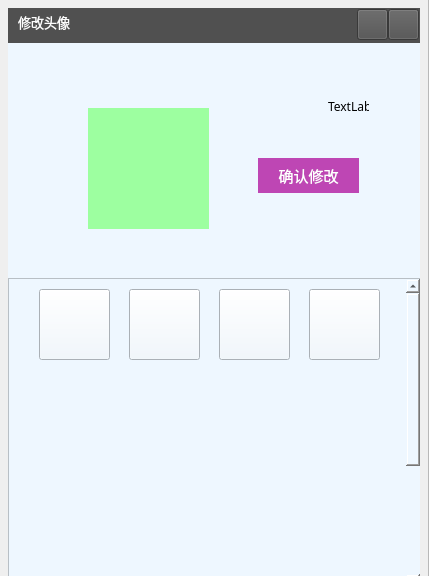
<?xml version="1.0" encoding="UTF-8"?>
<ui version="4.0">
 <class>inform</class>
 <widget class="QDialog" name="inform">
  <property name="geometry">
   <rect>
    <x>0</x>
    <y>0</y>
    <width>429</width>
    <height>576</height>
   </rect>
  </property>
  <property name="font">
   <font>
    <family>微软雅黑</family>
   </font>
  </property>
  <property name="windowTitle">
   <string>我的资料</string>
  </property>
  <property name="windowIcon">
   <iconset resource="image.qrc">
    <normaloff>:/image/victoricon2.png</normaloff>:/image/victoricon2.png</iconset>
  </property>
  <property name="toolTipDuration">
   <number>-1</number>
  </property>
  <widget class="QFrame" name="frame">
   <property name="geometry">
    <rect>
     <x>-1</x>
     <y>-1</y>
     <width>430</width>
     <height>600</height>
    </rect>
   </property>
   <property name="frameShape">
    <enum>QFrame::StyledPanel</enum>
   </property>
   <property name="frameShadow">
    <enum>QFrame::Raised</enum>
   </property>
   <widget class="QPushButton" name="pushButton_2">
    <property name="geometry">
     <rect>
      <x>350</x>
      <y>9</y>
      <width>35</width>
      <height>35</height>
     </rect>
    </property>
    <property name="styleSheet">
     <string notr="true">QPushButton{border-image: url(:/image/minimum2.png);}
QPushButton:hover{background: rgb(140, 210, 245);}</string>
    </property>
    <property name="text">
     <string/>
    </property>
   </widget>
   <widget class="QPushButton" name="pushButton">
    <property name="geometry">
     <rect>
      <x>385</x>
      <y>9</y>
      <width>35</width>
      <height>35</height>
     </rect>
    </property>
    <property name="styleSheet">
     <string notr="true">QPushButton{border-image: url(:/image/close2.png);}
QPushButton:hover{background:rgb(255, 44, 25);}</string>
    </property>
    <property name="text">
     <string/>
    </property>
   </widget>
   <widget class="QTextBrowser" name="textBrowser_5">
    <property name="geometry">
     <rect>
      <x>200</x>
      <y>440</y>
      <width>191</width>
      <height>41</height>
     </rect>
    </property>
    <property name="font">
     <font>
      <family>微软雅黑</family>
      <pointsize>10</pointsize>
     </font>
    </property>
    <property name="placeholderText">
     <string>地址</string>
    </property>
   </widget>
   <widget class="QWidget" name="widget" native="true">
    <property name="geometry">
     <rect>
      <x>9</x>
      <y>9</y>
      <width>412</width>
      <height>581</height>
     </rect>
    </property>
    <property name="font">
     <font>
      <pointsize>10</pointsize>
     </font>
    </property>
    <property name="styleSheet">
     <string notr="true">background-color: rgb(238, 247, 255);</string>
    </property>
    <widget class="QLabel" name="label_8">
     <property name="geometry">
      <rect>
       <x>0</x>
       <y>0</y>
       <width>412</width>
       <height>35</height>
      </rect>
     </property>
     <property name="styleSheet">
      <string notr="true">background-color: rgb(80, 80, 80);</string>
     </property>
     <property name="text">
      <string/>
     </property>
    </widget>
    <widget class="QPushButton" name="pushButton_4">
     <property name="geometry">
      <rect>
       <x>380</x>
       <y>1</y>
       <width>31</width>
       <height>31</height>
      </rect>
     </property>
     <property name="styleSheet">
      <string notr="true">QPushButton{border-image: url(:/image/close.png);background:rgb(80, 80, 80);}
QPushButton:hover{background: rgb(207, 0, 0);}</string>
     </property>
     <property name="text">
      <string/>
     </property>
    </widget>
    <widget class="QPushButton" name="pushButton_5">
     <property name="geometry">
      <rect>
       <x>349</x>
       <y>1</y>
       <width>31</width>
       <height>31</height>
      </rect>
     </property>
     <property name="styleSheet">
      <string notr="true">QPushButton{border-image: url(:/image/minimum.png);background:rgb(80, 80,80);}
QPushButton:hover{background: rgb(100, 100, 100);}</string>
     </property>
     <property name="text">
      <string/>
     </property>
    </widget>
    <widget class="QPushButton" name="pushButton_6">
     <property name="geometry">
      <rect>
       <x>140</x>
       <y>490</y>
       <width>131</width>
       <height>41</height>
      </rect>
     </property>
     <property name="font">
      <font>
       <family>微软雅黑</family>
       <pointsize>10</pointsize>
      </font>
     </property>
     <property name="styleSheet">
      <string notr="true">QPushButton{border-style:none;background: rgb(89, 164, 222);color: rgb(255, 255, 255);}
QPushButton:hover{background:rgb(100, 178, 232);color: rgb(255, 255, 255);}</string>
     </property>
     <property name="text">
      <string>保存</string>
     </property>
    </widget>
    <widget class="QLabel" name="label_9">
     <property name="geometry">
      <rect>
       <x>40</x>
       <y>103</y>
       <width>41</width>
       <height>20</height>
      </rect>
     </property>
     <property name="font">
      <font>
       <family>微软雅黑</family>
       <pointsize>10</pointsize>
      </font>
     </property>
     <property name="text">
      <string>&lt;html&gt;&lt;head/&gt;&lt;body&gt;&lt;p&gt;&lt;span style=&quot; color:#555555;&quot;&gt;昵  称&lt;/span&gt;&lt;/p&gt;&lt;/body&gt;&lt;/html&gt;</string>
     </property>
    </widget>
    <widget class="QLabel" name="label_10">
     <property name="geometry">
      <rect>
       <x>40</x>
       <y>313</y>
       <width>41</width>
       <height>20</height>
      </rect>
     </property>
     <property name="font">
      <font>
       <family>微软雅黑</family>
       <pointsize>10</pointsize>
      </font>
     </property>
     <property name="text">
      <string>&lt;html&gt;&lt;head/&gt;&lt;body&gt;&lt;p&gt;&lt;span style=&quot; color:#555555;&quot;&gt;地 址&lt;/span&gt;&lt;/p&gt;&lt;/body&gt;&lt;/html&gt;</string>
     </property>
    </widget>
    <widget class="QLabel" name="label_11">
     <property name="geometry">
      <rect>
       <x>40</x>
       <y>383</y>
       <width>41</width>
       <height>20</height>
      </rect>
     </property>
     <property name="font">
      <font>
       <family>微软雅黑</family>
       <pointsize>10</pointsize>
      </font>
     </property>
     <property name="text">
      <string>&lt;html&gt;&lt;head/&gt;&lt;body&gt;&lt;p&gt;&lt;span style=&quot; color:#555555;&quot;&gt;签  名&lt;/span&gt;&lt;/p&gt;&lt;/body&gt;&lt;/html&gt;</string>
     </property>
    </widget>
    <widget class="QTextEdit" name="textEdit1">
     <property name="geometry">
      <rect>
       <x>90</x>
       <y>380</y>
       <width>271</width>
       <height>61</height>
      </rect>
     </property>
     <property name="font">
      <font>
       <family>微软雅黑</family>
       <pointsize>10</pointsize>
      </font>
     </property>
     <property name="styleSheet">
      <string notr="true"/>
     </property>
    </widget>
    <widget class="QLineEdit" name="lineEdit">
     <property name="geometry">
      <rect>
       <x>90</x>
       <y>240</y>
       <width>271</width>
       <height>31</height>
      </rect>
     </property>
     <property name="font">
      <font>
       <family>微软雅黑</family>
       <pointsize>10</pointsize>
      </font>
     </property>
    </widget>
    <widget class="QLineEdit" name="lineEdit_2">
     <property name="geometry">
      <rect>
       <x>90</x>
       <y>100</y>
       <width>141</width>
       <height>31</height>
      </rect>
     </property>
     <property name="font">
      <font>
       <family>微软雅黑</family>
       <pointsize>10</pointsize>
      </font>
     </property>
    </widget>
    <widget class="QComboBox" name="comboBox">
     <property name="geometry">
      <rect>
       <x>290</x>
       <y>100</y>
       <width>71</width>
       <height>31</height>
      </rect>
     </property>
     <property name="font">
      <font>
       <family>微软雅黑</family>
       <pointsize>10</pointsize>
      </font>
     </property>
     <property name="styleSheet">
      <string notr="true"/>
     </property>
     <item>
      <property name="text">
       <string>男</string>
      </property>
     </item>
     <item>
      <property name="text">
       <string>女</string>
      </property>
     </item>
    </widget>
    <widget class="QLabel" name="label_12">
     <property name="geometry">
      <rect>
       <x>240</x>
       <y>103</y>
       <width>41</width>
       <height>20</height>
      </rect>
     </property>
     <property name="font">
      <font>
       <family>微软雅黑</family>
       <pointsize>10</pointsize>
      </font>
     </property>
     <property name="text">
      <string>&lt;html&gt;&lt;head/&gt;&lt;body&gt;&lt;p&gt;&lt;span style=&quot; color:#555555;&quot;&gt;性    别&lt;/span&gt;&lt;/p&gt;&lt;/body&gt;&lt;/html&gt;</string>
     </property>
    </widget>
    <widget class="QLabel" name="label_13">
     <property name="geometry">
      <rect>
       <x>40</x>
       <y>243</y>
       <width>41</width>
       <height>20</height>
      </rect>
     </property>
     <property name="font">
      <font>
       <family>微软雅黑</family>
       <pointsize>10</pointsize>
      </font>
     </property>
     <property name="text">
      <string>&lt;html&gt;&lt;head/&gt;&lt;body&gt;&lt;p&gt;&lt;span style=&quot; color:#555555;&quot;&gt;手  机&lt;/span&gt;&lt;/p&gt;&lt;/body&gt;&lt;/html&gt;</string>
     </property>
    </widget>
    <widget class="QComboBox" name="comboBox_2">
     <property name="geometry">
      <rect>
       <x>90</x>
       <y>310</y>
       <width>131</width>
       <height>31</height>
      </rect>
     </property>
     <property name="font">
      <font>
       <family>微软雅黑</family>
       <pointsize>10</pointsize>
      </font>
     </property>
     <item>
      <property name="text">
       <string>北京</string>
      </property>
     </item>
     <item>
      <property name="text">
       <string>天津</string>
      </property>
     </item>
     <item>
      <property name="text">
       <string>河北</string>
      </property>
     </item>
     <item>
      <property name="text">
       <string>山西</string>
      </property>
     </item>
     <item>
      <property name="text">
       <string>内蒙古</string>
      </property>
     </item>
     <item>
      <property name="text">
       <string>辽宁</string>
      </property>
     </item>
     <item>
      <property name="text">
       <string>吉林</string>
      </property>
     </item>
     <item>
      <property name="text">
       <string>黑龙江</string>
      </property>
     </item>
     <item>
      <property name="text">
       <string>上海</string>
      </property>
     </item>
     <item>
      <property name="text">
       <string>江苏</string>
      </property>
     </item>
     <item>
      <property name="text">
       <string>浙江</string>
      </property>
     </item>
     <item>
      <property name="text">
       <string>安徽</string>
      </property>
     </item>
     <item>
      <property name="text">
       <string>福建</string>
      </property>
     </item>
     <item>
      <property name="text">
       <string>江西</string>
      </property>
     </item>
     <item>
      <property name="text">
       <string>山东</string>
      </property>
     </item>
     <item>
      <property name="text">
       <string>河南</string>
      </property>
     </item>
     <item>
      <property name="text">
       <string>湖北</string>
      </property>
     </item>
     <item>
      <property name="text">
       <string>湖南</string>
      </property>
     </item>
     <item>
      <property name="text">
       <string>广东</string>
      </property>
     </item>
     <item>
      <property name="text">
       <string>广西</string>
      </property>
     </item>
     <item>
      <property name="text">
       <string>海南</string>
      </property>
     </item>
     <item>
      <property name="text">
       <string>重庆</string>
      </property>
     </item>
     <item>
      <property name="text">
       <string>四川</string>
      </property>
     </item>
     <item>
      <property name="text">
       <string>贵州</string>
      </property>
     </item>
     <item>
      <property name="text">
       <string>云南</string>
      </property>
     </item>
     <item>
      <property name="text">
       <string>西藏</string>
      </property>
     </item>
     <item>
      <property name="text">
       <string>陕西</string>
      </property>
     </item>
     <item>
      <property name="text">
       <string>甘肃</string>
      </property>
     </item>
     <item>
      <property name="text">
       <string>青海</string>
      </property>
     </item>
     <item>
      <property name="text">
       <string>宁夏</string>
      </property>
     </item>
     <item>
      <property name="text">
       <string>新疆</string>
      </property>
     </item>
     <item>
      <property name="text">
       <string>台湾</string>
      </property>
     </item>
     <item>
      <property name="text">
       <string>香港</string>
      </property>
     </item>
     <item>
      <property name="text">
       <string>澳门</string>
      </property>
     </item>
     <item>
      <property name="text">
       <string/>
      </property>
     </item>
    </widget>
    <widget class="QComboBox" name="comboBox_3">
     <property name="geometry">
      <rect>
       <x>230</x>
       <y>310</y>
       <width>131</width>
       <height>31</height>
      </rect>
     </property>
     <property name="font">
      <font>
       <family>微软雅黑</family>
       <pointsize>10</pointsize>
      </font>
     </property>
    </widget>
    <widget class="QLabel" name="label_14">
     <property name="geometry">
      <rect>
       <x>10</x>
       <y>4</y>
       <width>72</width>
       <height>21</height>
      </rect>
     </property>
     <property name="font">
      <font>
       <family>微软雅黑</family>
       <pointsize>10</pointsize>
      </font>
     </property>
     <property name="styleSheet">
      <string notr="true">background:transparent;</string>
     </property>
     <property name="text">
      <string>&lt;html&gt;&lt;head/&gt;&lt;body&gt;&lt;p&gt;&lt;span style=&quot; color:#ffffff;&quot;&gt;编辑资料&lt;/span&gt;&lt;/p&gt;&lt;/body&gt;&lt;/html&gt;</string>
     </property>
    </widget>
    <widget class="QLabel" name="label_15">
     <property name="geometry">
      <rect>
       <x>40</x>
       <y>170</y>
       <width>41</width>
       <height>20</height>
      </rect>
     </property>
     <property name="font">
      <font>
       <family>微软雅黑</family>
       <pointsize>10</pointsize>
      </font>
     </property>
     <property name="text">
      <string>&lt;html&gt;&lt;head/&gt;&lt;body&gt;&lt;p&gt;&lt;span style=&quot; color:#555555;&quot;&gt;生 日&lt;/span&gt;&lt;/p&gt;&lt;/body&gt;&lt;/html&gt;</string>
     </property>
    </widget>
    <widget class="QComboBox" name="comboBox_4">
     <property name="geometry">
      <rect>
       <x>90</x>
       <y>170</y>
       <width>111</width>
       <height>31</height>
      </rect>
     </property>
     <property name="font">
      <font>
       <family>微软雅黑</family>
       <pointsize>10</pointsize>
      </font>
     </property>
    </widget>
    <widget class="QComboBox" name="comboBox_5">
     <property name="geometry">
      <rect>
       <x>210</x>
       <y>170</y>
       <width>71</width>
       <height>31</height>
      </rect>
     </property>
     <property name="font">
      <font>
       <family>微软雅黑</family>
       <pointsize>10</pointsize>
      </font>
     </property>
     <item>
      <property name="text">
       <string>1月</string>
      </property>
     </item>
     <item>
      <property name="text">
       <string>2月</string>
      </property>
     </item>
     <item>
      <property name="text">
       <string>3月</string>
      </property>
     </item>
     <item>
      <property name="text">
       <string>4月</string>
      </property>
     </item>
     <item>
      <property name="text">
       <string>5月</string>
      </property>
     </item>
     <item>
      <property name="text">
       <string>6月</string>
      </property>
     </item>
     <item>
      <property name="text">
       <string>7月</string>
      </property>
     </item>
     <item>
      <property name="text">
       <string>8月</string>
      </property>
     </item>
     <item>
      <property name="text">
       <string>9月</string>
      </property>
     </item>
     <item>
      <property name="text">
       <string>10月</string>
      </property>
     </item>
     <item>
      <property name="text">
       <string>11月</string>
      </property>
     </item>
     <item>
      <property name="text">
       <string>12月</string>
      </property>
     </item>
    </widget>
    <widget class="QComboBox" name="comboBox_6">
     <property name="geometry">
      <rect>
       <x>290</x>
       <y>170</y>
       <width>71</width>
       <height>31</height>
      </rect>
     </property>
     <property name="font">
      <font>
       <family>微软雅黑</family>
       <pointsize>10</pointsize>
      </font>
     </property>
    </widget>
    <zorder>label_8</zorder>
    <zorder>pushButton_4</zorder>
    <zorder>pushButton_5</zorder>
    <zorder>pushButton_6</zorder>
    <zorder>label_9</zorder>
    <zorder>label_10</zorder>
    <zorder>label_11</zorder>
    <zorder>textEdit1</zorder>
    <zorder>lineEdit</zorder>
    <zorder>lineEdit_2</zorder>
    <zorder>label_12</zorder>
    <zorder>label_13</zorder>
    <zorder>comboBox_2</zorder>
    <zorder>comboBox_3</zorder>
    <zorder>label_15</zorder>
    <zorder>comboBox_4</zorder>
    <zorder>comboBox_5</zorder>
    <zorder>comboBox_6</zorder>
    <zorder>comboBox</zorder>
    <zorder>label_14</zorder>
   </widget>
   <widget class="QTextBrowser" name="textBrowser_3">
    <property name="geometry">
     <rect>
      <x>200</x>
      <y>320</y>
      <width>191</width>
      <height>41</height>
     </rect>
    </property>
    <property name="font">
     <font>
      <family>微软雅黑</family>
      <pointsize>10</pointsize>
     </font>
    </property>
   </widget>
   <widget class="QLabel" name="label_5">
    <property name="geometry">
     <rect>
      <x>161</x>
      <y>260</y>
      <width>31</width>
      <height>31</height>
     </rect>
    </property>
    <property name="styleSheet">
     <string notr="true">border-image: url(:/image/id.png);</string>
    </property>
    <property name="text">
     <string/>
    </property>
   </widget>
   <widget class="QTextEdit" name="textEdit">
    <property name="geometry">
     <rect>
      <x>200</x>
      <y>110</y>
      <width>190</width>
      <height>58</height>
     </rect>
    </property>
    <property name="font">
     <font>
      <family>微软雅黑</family>
      <pointsize>20</pointsize>
      <weight>75</weight>
      <bold>true</bold>
     </font>
    </property>
    <property name="styleSheet">
     <string notr="true">color: rgb(90, 90, 90);</string>
    </property>
    <property name="verticalScrollBarPolicy">
     <enum>Qt::ScrollBarAlwaysOff</enum>
    </property>
    <property name="horizontalScrollBarPolicy">
     <enum>Qt::ScrollBarAlwaysOff</enum>
    </property>
    <property name="readOnly">
     <bool>true</bool>
    </property>
    <property name="textInteractionFlags">
     <set>Qt::NoTextInteraction</set>
    </property>
    <property name="placeholderText">
     <string>昵称</string>
    </property>
   </widget>
   <widget class="QLabel" name="label">
    <property name="geometry">
     <rect>
      <x>70</x>
      <y>100</y>
      <width>110</width>
      <height>110</height>
     </rect>
    </property>
    <property name="styleSheet">
     <string notr="true"/>
    </property>
    <property name="text">
     <string/>
    </property>
   </widget>
   <widget class="QTextBrowser" name="textBrowser_4">
    <property name="geometry">
     <rect>
      <x>200</x>
      <y>380</y>
      <width>191</width>
      <height>41</height>
     </rect>
    </property>
    <property name="font">
     <font>
      <family>微软雅黑</family>
      <pointsize>10</pointsize>
     </font>
    </property>
    <property name="placeholderText">
     <string>生日</string>
    </property>
   </widget>
   <widget class="QPushButton" name="pushButton_3">
    <property name="geometry">
     <rect>
      <x>300</x>
      <y>540</y>
      <width>91</width>
      <height>31</height>
     </rect>
    </property>
    <property name="font">
     <font>
      <family>微软雅黑</family>
      <pointsize>10</pointsize>
     </font>
    </property>
    <property name="styleSheet">
     <string notr="true">QPushButton{background:transparent;color: rgb(0, 170, 255);}
QPushButton:hover{color: rgb(40, 200, 255);}</string>
    </property>
    <property name="text">
     <string>编辑资料</string>
    </property>
    <property name="checkable">
     <bool>true</bool>
    </property>
   </widget>
   <widget class="QLabel" name="label_7">
    <property name="geometry">
     <rect>
      <x>160</x>
      <y>440</y>
      <width>31</width>
      <height>31</height>
     </rect>
    </property>
    <property name="styleSheet">
     <string notr="true">border-image: url(:/image/dizhi.png);</string>
    </property>
    <property name="text">
     <string/>
    </property>
   </widget>
   <widget class="QLabel" name="label_6">
    <property name="geometry">
     <rect>
      <x>157</x>
      <y>378</y>
      <width>35</width>
      <height>35</height>
     </rect>
    </property>
    <property name="styleSheet">
     <string notr="true">border-image: url(:/image/riqi.png);</string>
    </property>
    <property name="text">
     <string/>
    </property>
   </widget>
   <widget class="QLabel" name="label_2">
    <property name="geometry">
     <rect>
      <x>9</x>
      <y>9</y>
      <width>106</width>
      <height>581</height>
     </rect>
    </property>
    <property name="styleSheet">
     <string notr="true">border-image: url(:/image/background4.jpg);</string>
    </property>
    <property name="text">
     <string/>
    </property>
   </widget>
   <widget class="QLabel" name="label_3">
    <property name="geometry">
     <rect>
      <x>9</x>
      <y>9</y>
      <width>411</width>
      <height>581</height>
     </rect>
    </property>
    <property name="styleSheet">
     <string notr="true">background-color: rgb(238, 247, 255);</string>
    </property>
    <property name="text">
     <string/>
    </property>
   </widget>
   <widget class="QLabel" name="label_4">
    <property name="geometry">
     <rect>
      <x>162</x>
      <y>323</y>
      <width>26</width>
      <height>26</height>
     </rect>
    </property>
    <property name="styleSheet">
     <string notr="true">border-image: url(:/image/yonghu2.png);</string>
    </property>
    <property name="text">
     <string/>
    </property>
   </widget>
   <widget class="QTextBrowser" name="textBrowser_2">
    <property name="geometry">
     <rect>
      <x>200</x>
      <y>260</y>
      <width>191</width>
      <height>41</height>
     </rect>
    </property>
    <property name="font">
     <font>
      <family>微软雅黑</family>
      <pointsize>12</pointsize>
     </font>
    </property>
   </widget>
   <widget class="QTextBrowser" name="textBrowser_6">
    <property name="geometry">
     <rect>
      <x>205</x>
      <y>170</y>
      <width>180</width>
      <height>51</height>
     </rect>
    </property>
    <property name="verticalScrollBarPolicy">
     <enum>Qt::ScrollBarAsNeeded</enum>
    </property>
    <property name="horizontalScrollBarPolicy">
     <enum>Qt::ScrollBarAlwaysOff</enum>
    </property>
    <property name="textInteractionFlags">
     <set>Qt::NoTextInteraction</set>
    </property>
    <property name="placeholderText">
     <string>个性签名</string>
    </property>
   </widget>
   <widget class="QWidget" name="widget_2" native="true">
    <property name="geometry">
     <rect>
      <x>9</x>
      <y>9</y>
      <width>412</width>
      <height>581</height>
     </rect>
    </property>
    <property name="styleSheet">
     <string notr="true">background-color: rgb(238, 247, 255);</string>
    </property>
    <widget class="QLabel" name="label_16">
     <property name="geometry">
      <rect>
       <x>0</x>
       <y>0</y>
       <width>413</width>
       <height>35</height>
      </rect>
     </property>
     <property name="styleSheet">
      <string notr="true">background-color: rgb(80, 80, 80);</string>
     </property>
     <property name="text">
      <string/>
     </property>
    </widget>
    <widget class="QPushButton" name="pushButton_7">
     <property name="geometry">
      <rect>
       <x>380</x>
       <y>1</y>
       <width>31</width>
       <height>31</height>
      </rect>
     </property>
     <property name="styleSheet">
      <string notr="true">QPushButton{border-image: url(:/image/close.png);background:rgb(80, 80, 80);}
QPushButton:hover{background: rgb(207, 0, 0);}</string>
     </property>
     <property name="text">
      <string/>
     </property>
    </widget>
    <widget class="QLabel" name="label_17">
     <property name="geometry">
      <rect>
       <x>10</x>
       <y>4</y>
       <width>72</width>
       <height>21</height>
      </rect>
     </property>
     <property name="font">
      <font>
       <family>微软雅黑</family>
       <pointsize>10</pointsize>
      </font>
     </property>
     <property name="styleSheet">
      <string notr="true">background:transparent;</string>
     </property>
     <property name="text">
      <string>&lt;html&gt;&lt;head/&gt;&lt;body&gt;&lt;p&gt;&lt;span style=&quot; color:#fcfcfc;&quot;&gt;修改头像&lt;/span&gt;&lt;/p&gt;&lt;/body&gt;&lt;/html&gt;</string>
     </property>
    </widget>
    <widget class="QPushButton" name="pushButton_8">
     <property name="geometry">
      <rect>
       <x>349</x>
       <y>1</y>
       <width>31</width>
       <height>31</height>
      </rect>
     </property>
     <property name="styleSheet">
      <string notr="true">QPushButton{border-image: url(:/image/minimum.png);background:rgb(80, 80, 80);}
QPushButton:hover{background: rgb(100, 100, 100);}</string>
     </property>
     <property name="text">
      <string/>
     </property>
    </widget>
    <widget class="QLabel" name="label_18">
     <property name="geometry">
      <rect>
       <x>80</x>
       <y>100</y>
       <width>121</width>
       <height>121</height>
      </rect>
     </property>
     <property name="styleSheet">
      <string notr="true">background-color: rgb(157, 255, 160);</string>
     </property>
     <property name="text">
      <string/>
     </property>
    </widget>
    <widget class="QScrollArea" name="scrollArea">
     <property name="geometry">
      <rect>
       <x>0</x>
       <y>270</y>
       <width>413</width>
       <height>311</height>
      </rect>
     </property>
     <property name="minimumSize">
      <size>
       <width>413</width>
       <height>311</height>
      </size>
     </property>
     <property name="styleSheet">
      <string notr="true">background-color: rgb(238, 247, 255);</string>
     </property>
     <property name="horizontalScrollBarPolicy">
      <enum>Qt::ScrollBarAlwaysOff</enum>
     </property>
     <property name="widgetResizable">
      <bool>true</bool>
     </property>
     <widget class="QWidget" name="scrollAreaWidgetContents">
      <property name="geometry">
       <rect>
        <x>0</x>
        <y>-186</y>
        <width>411</width>
        <height>500</height>
       </rect>
      </property>
      <property name="minimumSize">
       <size>
        <width>411</width>
        <height>500</height>
       </size>
      </property>
      <widget class="QPushButton" name="pushButton_10">
       <property name="geometry">
        <rect>
         <x>30</x>
         <y>10</y>
         <width>71</width>
         <height>71</height>
        </rect>
       </property>
       <property name="styleSheet">
        <string notr="true">image: url(:/image/CCS.jpg);</string>
       </property>
       <property name="text">
        <string/>
       </property>
      </widget>
      <widget class="QPushButton" name="pushButton_12">
       <property name="geometry">
        <rect>
         <x>300</x>
         <y>10</y>
         <width>71</width>
         <height>71</height>
        </rect>
       </property>
       <property name="styleSheet">
        <string notr="true">
image: url(:/touxiang/huizhang.png);</string>
       </property>
       <property name="text">
        <string/>
       </property>
      </widget>
      <widget class="QPushButton" name="pushButton_21">
       <property name="geometry">
        <rect>
         <x>120</x>
         <y>10</y>
         <width>71</width>
         <height>71</height>
        </rect>
       </property>
       <property name="styleSheet">
        <string notr="true">border-image: url(:/touxiang/haimianbob.jpg);</string>
       </property>
       <property name="text">
        <string/>
       </property>
      </widget>
      <widget class="QPushButton" name="pushButton_22">
       <property name="geometry">
        <rect>
         <x>210</x>
         <y>10</y>
         <width>71</width>
         <height>71</height>
        </rect>
       </property>
       <property name="styleSheet">
        <string notr="true">border-image: url(:/touxiang/paidaxing.jpg);</string>
       </property>
       <property name="text">
        <string/>
       </property>
      </widget>
      <widget class="QPushButton" name="pushButton_26">
       <property name="geometry">
        <rect>
         <x>310</x>
         <y>460</y>
         <width>16</width>
         <height>16</height>
        </rect>
       </property>
       <property name="styleSheet">
        <string notr="true">border-image: url(:/touxiang/xiaowanzi.jpg);</string>
       </property>
       <property name="text">
        <string/>
       </property>
      </widget>
      <widget class="QPushButton" name="pushButton_27">
       <property name="geometry">
        <rect>
         <x>290</x>
         <y>460</y>
         <width>16</width>
         <height>16</height>
        </rect>
       </property>
       <property name="styleSheet">
        <string notr="true">border-image: url(:/touxiang/xiaoxin.jpg);</string>
       </property>
       <property name="text">
        <string/>
       </property>
      </widget>
      <widget class="QPushButton" name="pushButton_28">
       <property name="geometry">
        <rect>
         <x>350</x>
         <y>460</y>
         <width>16</width>
         <height>16</height>
        </rect>
       </property>
       <property name="styleSheet">
        <string notr="true">border-image: url(:/touxiang/yazi.jpg);</string>
       </property>
       <property name="text">
        <string/>
       </property>
      </widget>
      <widget class="QPushButton" name="pushButton_29">
       <property name="geometry">
        <rect>
         <x>330</x>
         <y>460</y>
         <width>16</width>
         <height>16</height>
        </rect>
       </property>
       <property name="styleSheet">
        <string notr="true">border-image: url(:/touxiang/Simpson.jpg);</string>
       </property>
       <property name="text">
        <string/>
       </property>
      </widget>
     </widget>
    </widget>
    <widget class="QPushButton" name="pushButton_9">
     <property name="geometry">
      <rect>
       <x>250</x>
       <y>150</y>
       <width>101</width>
       <height>35</height>
      </rect>
     </property>
     <property name="font">
      <font>
       <family>微软雅黑</family>
       <pointsize>11</pointsize>
       <weight>9</weight>
       <italic>false</italic>
       <bold>false</bold>
      </font>
     </property>
     <property name="styleSheet">
      <string notr="true">QPushButton{border-style:none;font: 75 11pt &quot;微软雅黑&quot;;background-color: rgb(190, 70, 180);color: rgb(255, 255, 255);}
QPushButton:hover{background: rgb(190, 70, 230);color: rgb(255, 255, 255);}</string>
     </property>
     <property name="text">
      <string>确认修改</string>
     </property>
    </widget>
    <widget class="QLabel" name="label_19">
     <property name="geometry">
      <rect>
       <x>320</x>
       <y>90</y>
       <width>41</width>
       <height>16</height>
      </rect>
     </property>
     <property name="text">
      <string>TextLabel</string>
     </property>
    </widget>
    <zorder>label_16</zorder>
    <zorder>pushButton_7</zorder>
    <zorder>pushButton_8</zorder>
    <zorder>label_18</zorder>
    <zorder>scrollArea</zorder>
    <zorder>pushButton_9</zorder>
    <zorder>label_19</zorder>
    <zorder>label_17</zorder>
   </widget>
   <widget class="QPushButton" name="pushButton_30">
    <property name="geometry">
     <rect>
      <x>53</x>
      <y>83</y>
      <width>145</width>
      <height>145</height>
     </rect>
    </property>
    <property name="styleSheet">
     <string notr="true">QPushButton{border:0px;background-color: qradialgradient(spread:pad, cx:0.5, cy:0.5, radius:0.5, fx:0.5, fy:0.5, stop:0 rgba(0, 0, 0, 0), stop:0.70 rgba(0, 0, 0, 0), stop:0.80 rgba(166, 224, 255, 100), stop:1 rgba(0, 0, 0, 0));}
QPushButton:hover{background-color: qradialgradient(spread:pad, cx:0.5, cy:0.5, radius:0.5, fx:0.5, fy:0.5, stop:0 rgba(0, 0, 0, 0), stop:0.70 rgba(0, 0, 0, 0), stop:0.80 rgba(136, 194, 255, 100), stop:1 rgba(0, 0, 0, 0));}</string>
    </property>
    <property name="text">
     <string/>
    </property>
   </widget>
   <zorder>label_3</zorder>
   <zorder>label_2</zorder>
   <zorder>label_4</zorder>
   <zorder>label_5</zorder>
   <zorder>label_6</zorder>
   <zorder>label_7</zorder>
   <zorder>pushButton</zorder>
   <zorder>pushButton_2</zorder>
   <zorder>pushButton_3</zorder>
   <zorder>textBrowser_2</zorder>
   <zorder>textBrowser_3</zorder>
   <zorder>textBrowser_4</zorder>
   <zorder>textBrowser_5</zorder>
   <zorder>textBrowser_6</zorder>
   <zorder>textEdit</zorder>
   <zorder>label</zorder>
   <zorder>pushButton_30</zorder>
   <zorder>widget</zorder>
   <zorder>widget_2</zorder>
  </widget>
 </widget>
 <resources>
  <include location="image.qrc"/>
 </resources>
 <connections/>
</ui>
